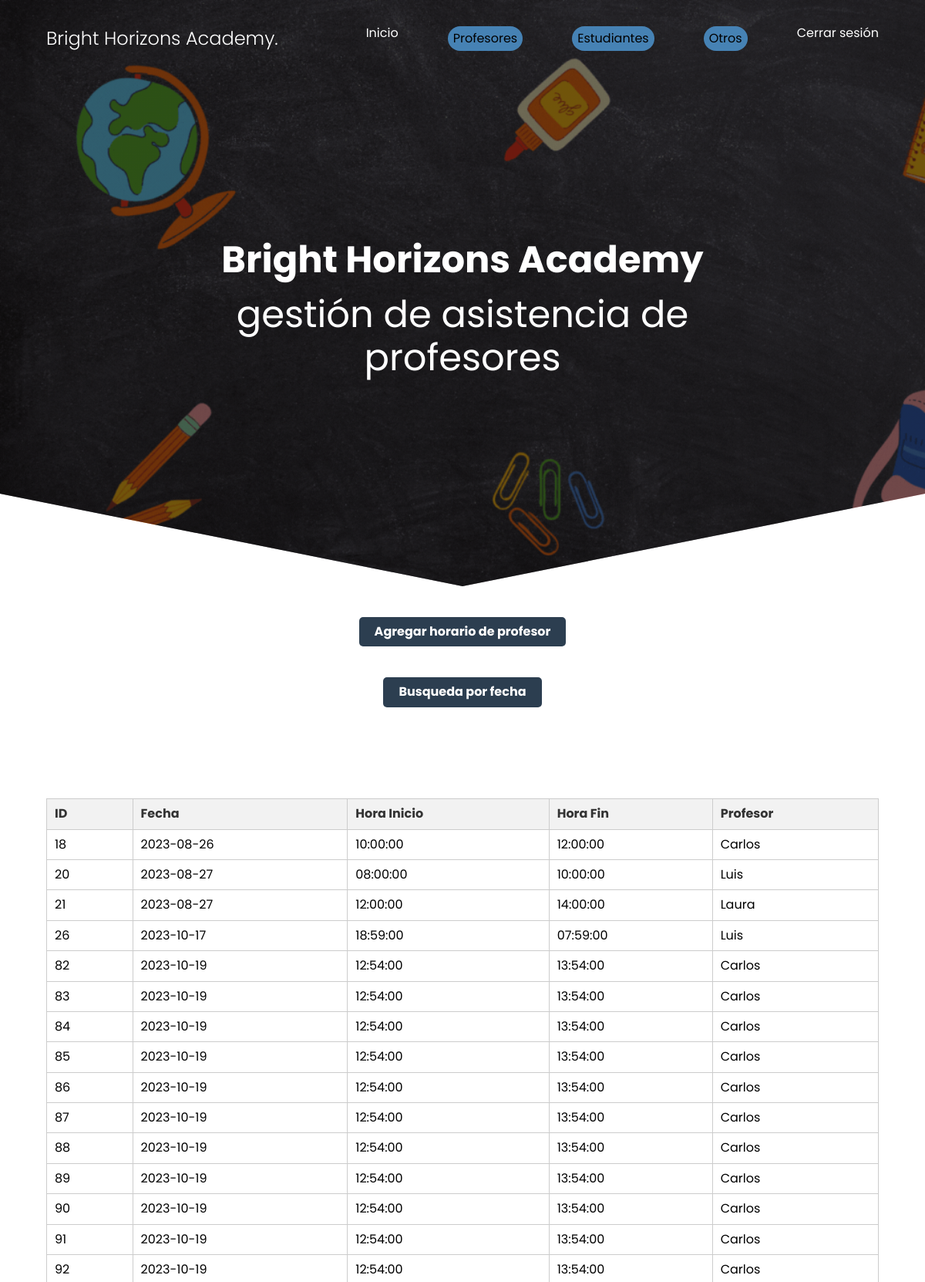
The page /controllers/profesores_horarios/agregar_horario.php (signed in, upper part) on the database its author committed.
### tables this page shows
CREATE TABLE IF NOT EXISTS `horarios` (
  `id` int NOT NULL AUTO_INCREMENT,
  `fecha` date NOT NULL,
  `hora_inicio` time NOT NULL,
  `hora_fin` time NOT NULL,
  `id_profesor` int NOT NULL,
  PRIMARY KEY (`id`),
  KEY `id_profesor` (`id_profesor`)
);

CREATE TABLE IF NOT EXISTS `profesores` (
  `id` int NOT NULL AUTO_INCREMENT,
  `nombre` varchar(100) DEFAULT NULL,
  `apellido` varchar(100) DEFAULT NULL,
  `correo` varchar(100) DEFAULT NULL,
  `telefono` varchar(15) DEFAULT NULL,
  `salario` decimal(10,2) DEFAULT NULL,
  `fecha_contrato` date DEFAULT NULL,
  `cursos` varchar(255) DEFAULT NULL,
  `cursos_id` int DEFAULT NULL,
  PRIMARY KEY (`id`)
);

### controllers/profesores_horarios/agregar_horario.php (the view, shortened to what this page needs)
<!DOCTYPE html>
<html lang="en">
<head>
    <link rel="stylesheet" href="../../resources/css/normalize.css">
    <link rel="stylesheet" href="../../resources/css/style.css">
    <link rel="stylesheet" href="../../resources/css/em2.css">
</head>
<body>
    <header class="hero">
        <nav class="nav container">
            <div class="nav__logo">
                <h2 class="nav__title">Bright Horizons Academy.</h2>
            </div>
            <ul class="nav__link nav__link--menu">
                <li class="nav__items">
                    <a href="../../view/admin.php" class="nav__links">Inicio</a>
                </li>
                <li class="option">
                    <a><button class="nav__dropdown-toggle">Profesores</button></a>
                </li>
                <li class="option">
                    <a><button class="nav__dropdown-toggle2">Estudiantes</button></a>
                </li>
                <li class="option">
                    <a><button class="nav__dropdown-toggle3">Otros</button></a>
                </li>
                <li class="nav__items">
                    <a href="../../view/login.html" class="nav__links">Cerrar sesión</a>
                </li>
            </ul>
        </nav>
        <section class="hero__container container">
            <h1 class="hero__title">Bright Horizons Academy</h1>
            <p class="hero__title">gestión de asistencia de profesores</p>
        </section>
    </header>
    <div id="centrado">
        <button id="botonagregar">Agregar horario de profesor</button>
    </div>
    <div id="centrado">
        <button id="botonagregar2" class="botonhorario">Busqueda por fecha</button>
    </div>
    <br>
    <section id="lista-profesores" class="container">
        <?php
        $con = mysqli_connect("localhost", "root", "", "users");
        $query = "SELECT horarios.*, profesores.nombre AS nombre_profesor
          FROM horarios
          INNER JOIN profesores ON horarios.id_profesor = profesores.id";
        $result = mysqli_query($con, $query);
        echo "<table border='1'>
        <tr>
            <th>ID</th>
            <th>Fecha</th>
            <th>Hora Inicio</th>
            <th>Hora Fin</th>
            <th>Profesor</th>
        </tr>";
        while ($row = mysqli_fetch_array($result)) {
            echo "<tr>";
            echo "<td>" . $row['id'] . "</td>";
            echo "<td>" . $row['fecha'] . "</td>";
            echo "<td>" . $row['hora_inicio'] . "</td>";
            echo "<td>" . $row['hora_fin'] . "</td>";
            echo "<td>" . $row['nombre_profesor'] . "</td>";
            echo "</tr>";
        }
        echo "</table>";
        ?>
    </section>
</body>
</html>

### resources/css/style.css (style rules this page uses)
:root { --padding-container: 100px 0; --color-title: #001A49; }
body { font-family: 'Poppins', sans-serif; }
.container { width: 90%; max-width: 1200px; margin: 0 auto; overflow: hidden; padding: var(--padding-container); }
.hero { width: 100%; height: 100vh; min-height: 600px; max-height: 800px; position: relative; display: grid; grid-template-rows: 100px 1fr; color: #fff; }
.hero::before { content: ""; position: absolute; top: 0; left: 0; width: 100%; height: 100%; background-image: linear-gradient(180deg, #0000008c 0%, #0000008c 100%), url('../img/fondohead.gif'); background-size: cover; clip-path: polygon(0 0, 100% 0, 100% 80%, 50% 95%, 0 80%); z-index: -1; }
.nav { --padding-container: 0; height: 100%; display: flex; align-items: center; }
.nav__title { font-weight: 300; }
.nav__link { margin-left: auto; padding: 0; display: flex; gap: 4em; }
.nav__items { list-style: none; text-align: center; }
.option { list-style: none; text-align: justify; }
.nav__links { color: #fff; text-decoration: none; position: relative; }
.nav__links::after { content: ""; position: absolute; bottom: -2px; height: 2px; width: 100%; left: 0; background-color: #ffffff; transition: 0.3s; transition-timing-function: ease-in-out; transform: scaleX(0); }
.nav__dropdown-toggle { border-radius: 16px; border: #ffffff91; background-color: #4682B4; padding: 7px; cursor: pointer; position: relative; }
.nav__dropdown-toggle:before { content:""; position: absolute; top: 0px; left: 0px; width: 0px; height: 100%; background: rgba(255, 255, 255, 0.144); transition: all 1s ease; border-radius: 14px; }
.nav__dropdown-toggle2 { border-radius: 16px; border: #ffffff91; background-color: #4682B4; padding: 7px; cursor: pointer; position: relative; }
.nav__dropdown-toggle2:before { content:""; position: absolute; top: 0px; left: 0px; width: 0px; height: 100%; background: rgba(255, 255, 255, 0.144); transition: all 1s ease; border-radius: 14px; }
.nav__dropdown-toggle3 { border-radius: 16px; border: #ffffff91; background-color: #4682B4; padding: 7px; cursor: pointer; position: relative; }
.nav__dropdown-toggle3:before { content:""; position: absolute; top: 0px; left: 0px; width: 0px; height: 100%; background: rgba(255, 255, 255, 0.144); transition: all 1s ease; border-radius: 14px; }
.hero__container { max-width: 800px; --padding-container: 0; display: grid; grid-auto-rows: max-content; align-content: center; gap: 1em; padding-bottom: 100px; text-align: center; }
.hero__title { color: white; font-size: 3rem; }
table { width: 100%; border-collapse: collapse; margin-bottom: 20px; }
table, th, td { border: 1px solid #ccc; padding: 10px; text-align: left; }
th { background-color: #f2f2f2; color: #333; font-weight: bold; }

### resources/css/em2.css (style rules this page uses)
#botonagregar { display: inline; padding: 10px 20px; font-size: 16px; font-weight: bold; text-decoration: none; background-color: #2c3e50; color: #fff; border: none; border-radius: 5px; cursor: pointer; transition: background-color 0.3s, color 0.3s, box-shadow 0.3s; }
#botonagregar2 { display: inline; padding: 10px 20px; font-size: 16px; font-weight: bold; text-decoration: none; background-color: #2c3e50; color: #fff; border: none; border-radius: 5px; cursor: pointer; transition: background-color 0.3s, color 0.3s, box-shadow 0.3s; }
#centrado { display: flex; justify-content: center; align-items: center; }
.botonhorario { margin-top: 40px; }

### rows shown on the page
horarios: id "18", fecha "2023-08-26", hora_inicio "10:00:00", hora_fin "12:00:00", id_profesor.nombre "Carlos"
horarios: id "20", fecha "2023-08-27", hora_inicio "08:00:00", hora_fin "10:00:00", id_profesor.nombre "Luis"
horarios: id "21", fecha "2023-08-27", hora_inicio "12:00:00", hora_fin "14:00:00", id_profesor.nombre "Laura"
horarios: id "26", fecha "2023-10-17", hora_inicio "18:59:00", hora_fin "07:59:00", id_profesor.nombre "Luis"
horarios: id "82", fecha "2023-10-19", hora_inicio "12:54:00", hora_fin "13:54:00", id_profesor.nombre "Carlos"
horarios: id "83", fecha "2023-10-19", hora_inicio "12:54:00", hora_fin "13:54:00", id_profesor.nombre "Carlos"
horarios: id "84", fecha "2023-10-19", hora_inicio "12:54:00", hora_fin "13:54:00", id_profesor.nombre "Carlos"
horarios: id "85", fecha "2023-10-19", hora_inicio "12:54:00", hora_fin "13:54:00", id_profesor.nombre "Carlos"
horarios: id "86", fecha "2023-10-19", hora_inicio "12:54:00", hora_fin "13:54:00", id_profesor.nombre "Carlos"
horarios: id "87", fecha "2023-10-19", hora_inicio "12:54:00", hora_fin "13:54:00", id_profesor.nombre "Carlos"
horarios: id "88", fecha "2023-10-19", hora_inicio "12:54:00", hora_fin "13:54:00", id_profesor.nombre "Carlos"
horarios: id "89", fecha "2023-10-19", hora_inicio "12:54:00", hora_fin "13:54:00", id_profesor.nombre "Carlos"
horarios: id "90", fecha "2023-10-19", hora_inicio "12:54:00", hora_fin "13:54:00", id_profesor.nombre "Carlos"
horarios: id "91", fecha "2023-10-19", hora_inicio "12:54:00", hora_fin "13:54:00", id_profesor.nombre "Carlos"
horarios: id "92", fecha "2023-10-19", hora_inicio "12:54:00", hora_fin "13:54:00", id_profesor.nombre "Carlos"
